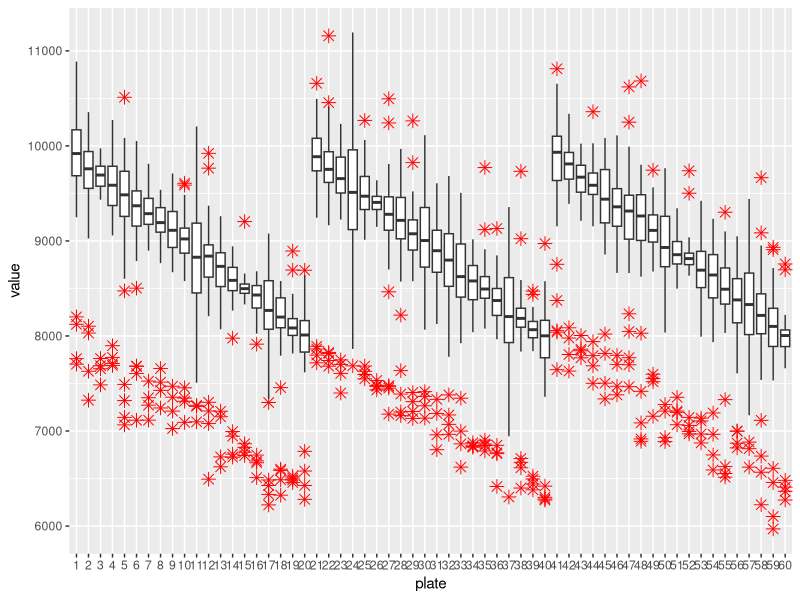
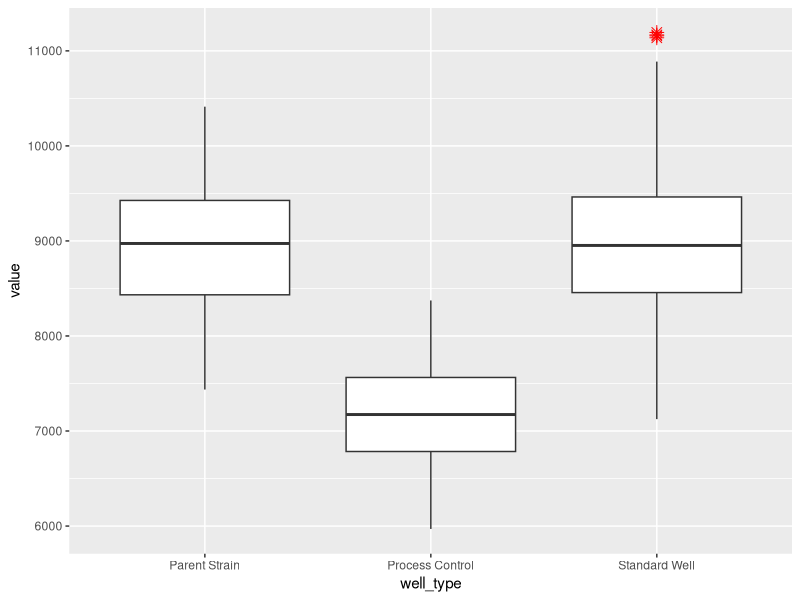
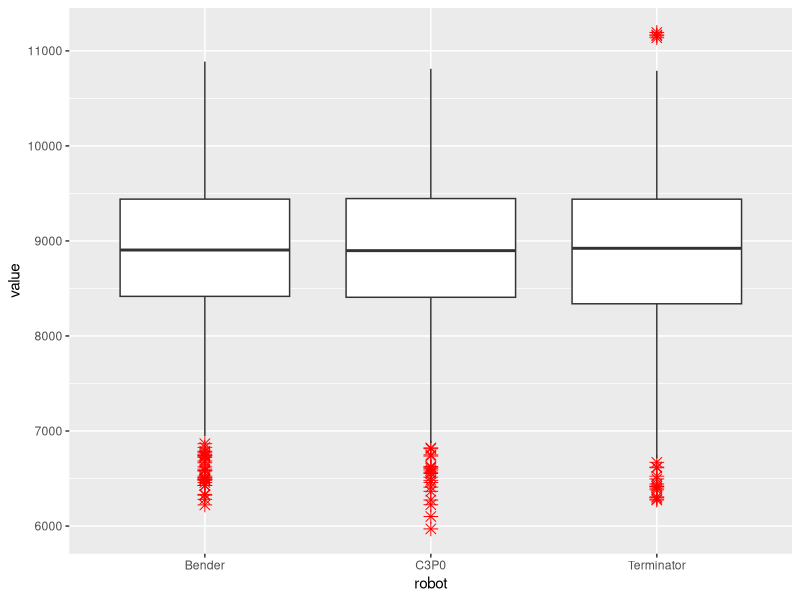
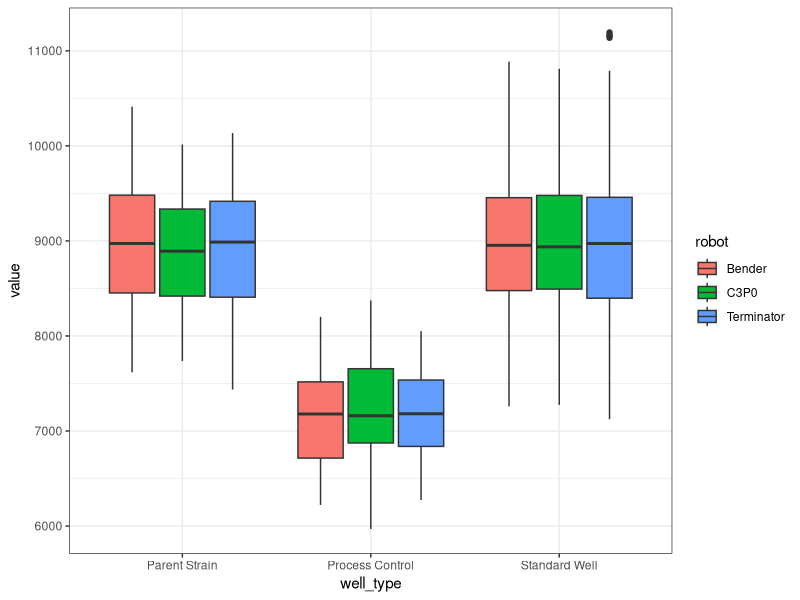
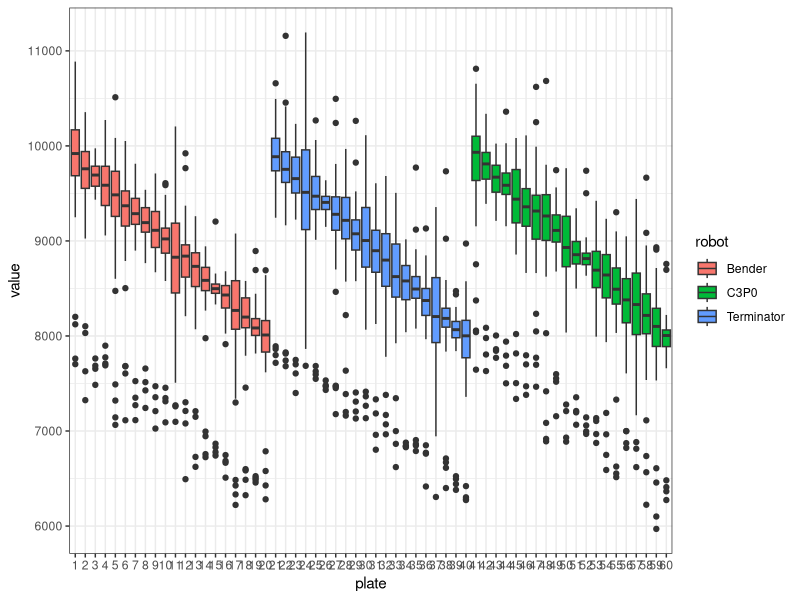
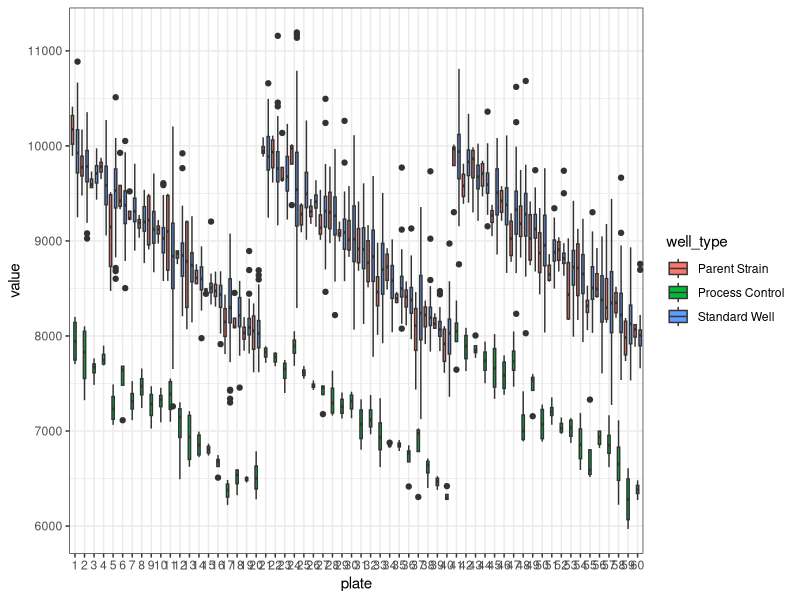
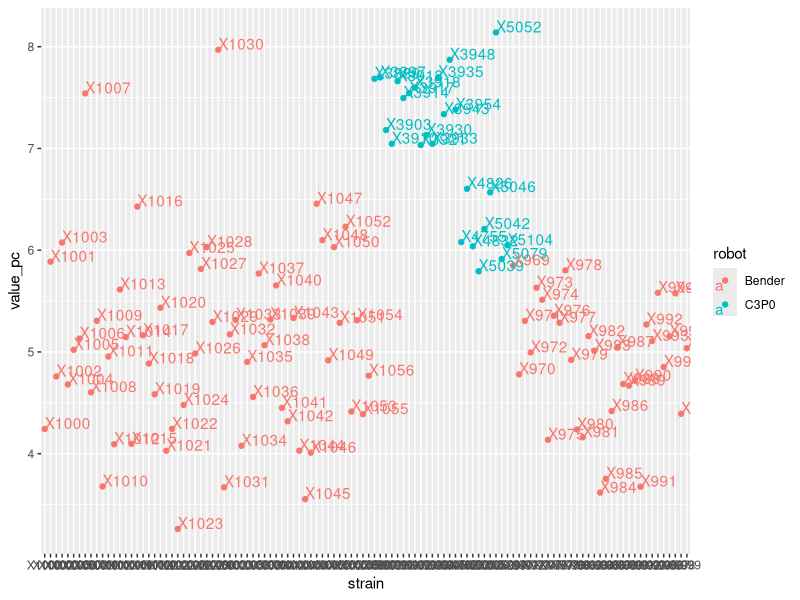

Generate these figures, in order, with R:
## ---- chunk 1
library(readxl)
data <- read_excel("data.xlsx")

#Fix type of data
data$plate <- as.factor(data$plate)
data$strain <- as.factor(data$strain)
data$well_type <- as.factor(data$well_type)
data$robot <- as.factor(data$robot)


## ---- chunk 2
summary(data)
## ---- chunk 3
library(dplyr)
group_by(data, plate) %>%
  summarise(
    count = n(),
    mean = mean(value, na.rm = TRUE),
    sd = sd(value, na.rm = TRUE)
  )
## ---- chunk 4
library(ggplot2)
ggplot(data, aes(x=plate, y=value)) + geom_boxplot(outlier.colour="red", outlier.shape=8,outlier.size=3)
## ---- chunk 5
res.aov <- aov(value ~ plate, data)
summary(res.aov)
## ---- chunk 6
library(dplyr)
group_by(data, well_type) %>%
  summarise(
    count = n(),
    mean = mean(value, na.rm = TRUE),
    sd = sd(value, na.rm = TRUE)
  )
## ---- chunk 7
library(ggplot2)
ggplot(data, aes(x=well_type, y=value)) + geom_boxplot(outlier.colour="red", outlier.shape=8,outlier.size=3)
## ---- chunk 8
res.aov <- aov(value ~ well_type, data)
summary(res.aov)
## ---- chunk 9
library(dplyr)
group_by(data, robot) %>%
  summarise(
    count = n(),
    mean = mean(value, na.rm = TRUE),
    sd = sd(value, na.rm = TRUE)
  )
## ---- chunk 10
library(ggplot2)
ggplot(data, aes(x=robot, y=value)) + geom_boxplot(outlier.colour="red", outlier.shape=8,outlier.size=3)
## ---- chunk 11
res.aov <- aov(value ~ robot, data)
summary(res.aov)
## ---- chunk 12
require("dplyr")
group_by(data, well_type, robot) %>%
  summarise(
    count = n(),
    mean = mean(value, na.rm = TRUE),
    sd = sd(value, na.rm = TRUE)
  )
## ---- chunk 13
library(ggplot2)
ggplot(data = data, aes(x = well_type, y = value)) + 
geom_boxplot(aes(fill = robot), width = 0.8) + theme_bw()
## ---- chunk 14
res.aov2 <- aov(value ~ well_type * robot, data = data)
summary(res.aov2)
## ---- chunk 15
require("dplyr")
group_by(data, plate, robot) %>%
  summarise(
    count = n(),
    mean = mean(value, na.rm = TRUE),
    sd = sd(value, na.rm = TRUE)
  )
## ---- chunk 16
library(ggplot2)
ggplot(data = data, aes(x = plate, y = value)) + 
geom_boxplot(aes(fill = robot), width = 0.8) + theme_bw()
## ---- chunk 17
res.aov2 <- aov(value ~ plate*robot, data = data)
summary(res.aov2)
## ---- chunk 18
require("dplyr")
group_by(data, plate, well_type) %>%
  summarise(
    count = n(),
    mean = mean(value, na.rm = TRUE),
    sd = sd(value, na.rm = TRUE)
  )
## ---- chunk 19
library(ggplot2)
ggplot(data = data, aes(x = plate, y = value)) + 
geom_boxplot(aes(fill = well_type), width = 0.8) + theme_bw()
## ---- chunk 20
res.aov2 <- aov(value ~ plate * well_type, data = data)
summary(res.aov2)
## ---- chunk 21
data1<-group_by(data,plate, well_type)%>%summarise(mean = mean(value, na.rm = TRUE),
    sd = sd(value, na.rm = TRUE))%>%filter(well_type=="Process Control")%>%merge(data,by="plate")%>%mutate(value_pc = (value-mean)/sd)
data1

## ---- chunk 22
data2<-group_by(data1,plate,well_type.y)%>%summarise(mean1 = mean(value_pc, na.rm = TRUE),
    sd1 = sd(value_pc, na.rm = TRUE))%>%filter(well_type.y=="Parent Strain")%>%merge(data1,by="plate")
data2

## ---- chunk 23
final<-mutate(data2,optimal = value_pc > mean1*(sd1*3))%>%filter(optimal == TRUE)%>%filter(well_type.y.y == 'Standard Well')%>%arrange(value_pc)
final

## ---- chunk 24
library(ggplot2)
ggplot(final, aes(x= strain, y= value_pc, color=robot))+
  geom_point() +geom_text(aes(label=strain),hjust=0, vjust=0)
